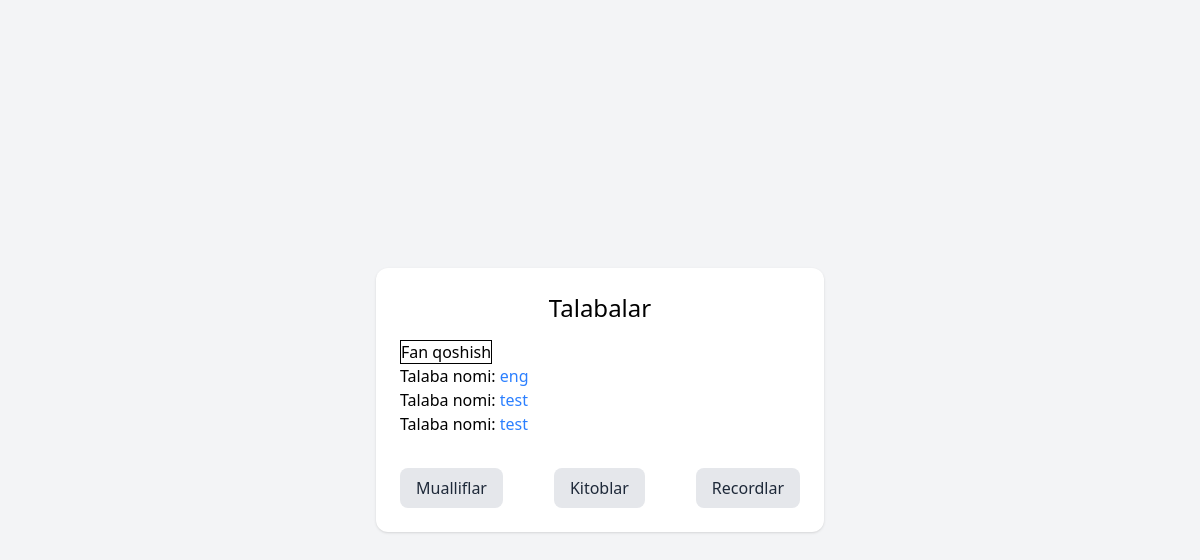
The app's page /fan/, older data.
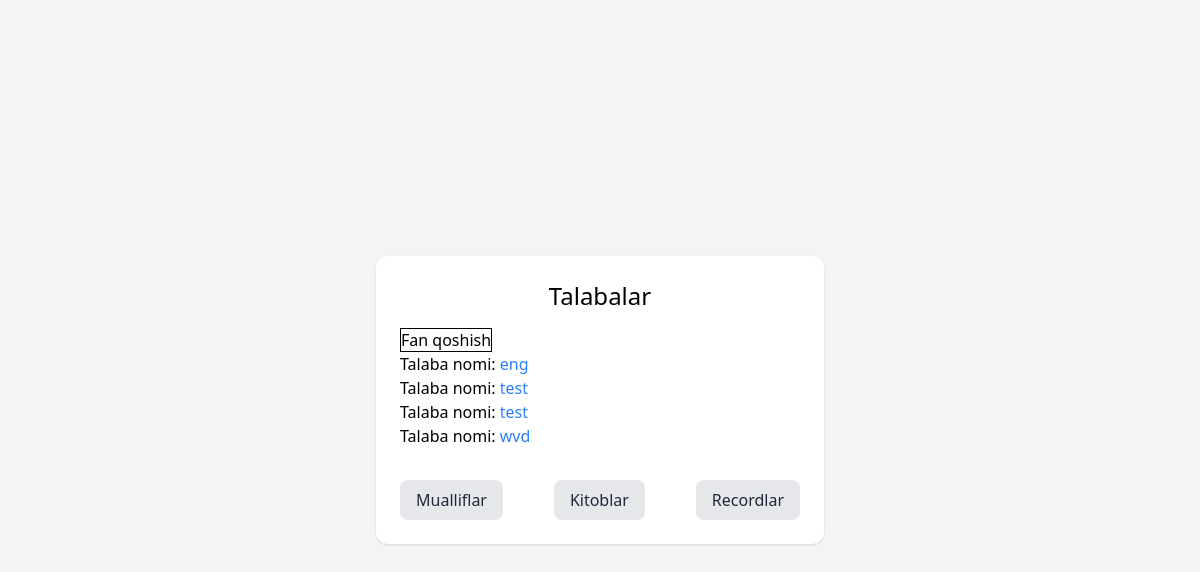
The same page, newer data.
### Universitet/models.py (models this page shows, shortened)
class Fan(models.Model):
    test=models.CharField
    name=test(max_length=50)
    asosiy=models.BooleanField()
    yonalish=models.ForeignKey(
        Yonalish,
        on_delete=models.CASCADE
    )

### Universitet/views.py (the view)
# urls.py: path('fan/',fan),
def fan(request):
    fan=Fan.objects.all()
    context={
        'fan':fan,
    }
    return render(request,'fan.html',context)

### template/fan.html (shortened to what this page needs)
<!DOCTYPE html>
<html lang="en">
<head>
    <script src="https://cdn.jsdelivr.net/npm/@tailwindcss/browser@4"></script>
</head>
<body class="bg-gray-100 min-h-screen flex justify-center items-center">
<div class="bg-white p-6 rounded-xl shadow w-full max-w-md">
    <h1 class="text-2xl text-center mb-4">Talabalar</h1>
    <div>
        <a href="/qoshish/fan/" class="border">Fan qoshish</a>
    </div>
    {% for f in fan %}
    <p>
        <a href="/fan/{{ f.id }}" class="text-black">
           Talaba nomi: <span class="text-blue-500"> {{ f.name }}</span>
        </a>
    </p>
    {% endfor %}
    <div class="mt-8 flex justify-between">
            <a href="/"
               class="px-4 py-2 rounded-lg bg-gray-200 text-gray-800 hover:bg-gray-300 transition">
                Mualliflar
            </a>
            <a href="/kitoblar"
               class="px-4 py-2 rounded-lg bg-gray-200 text-gray-800 hover:bg-gray-300 transition">
                Kitoblar
            </a>
            <a href="/record"
               class="px-4 py-2 rounded-lg bg-gray-200 text-gray-800 hover:bg-gray-300 transition">
                Recordlar
            </a>
        </div>
</div>
</body>
</html>

Row changes from the older to the newer data that the page shows:
added Fan: name "wvd"
